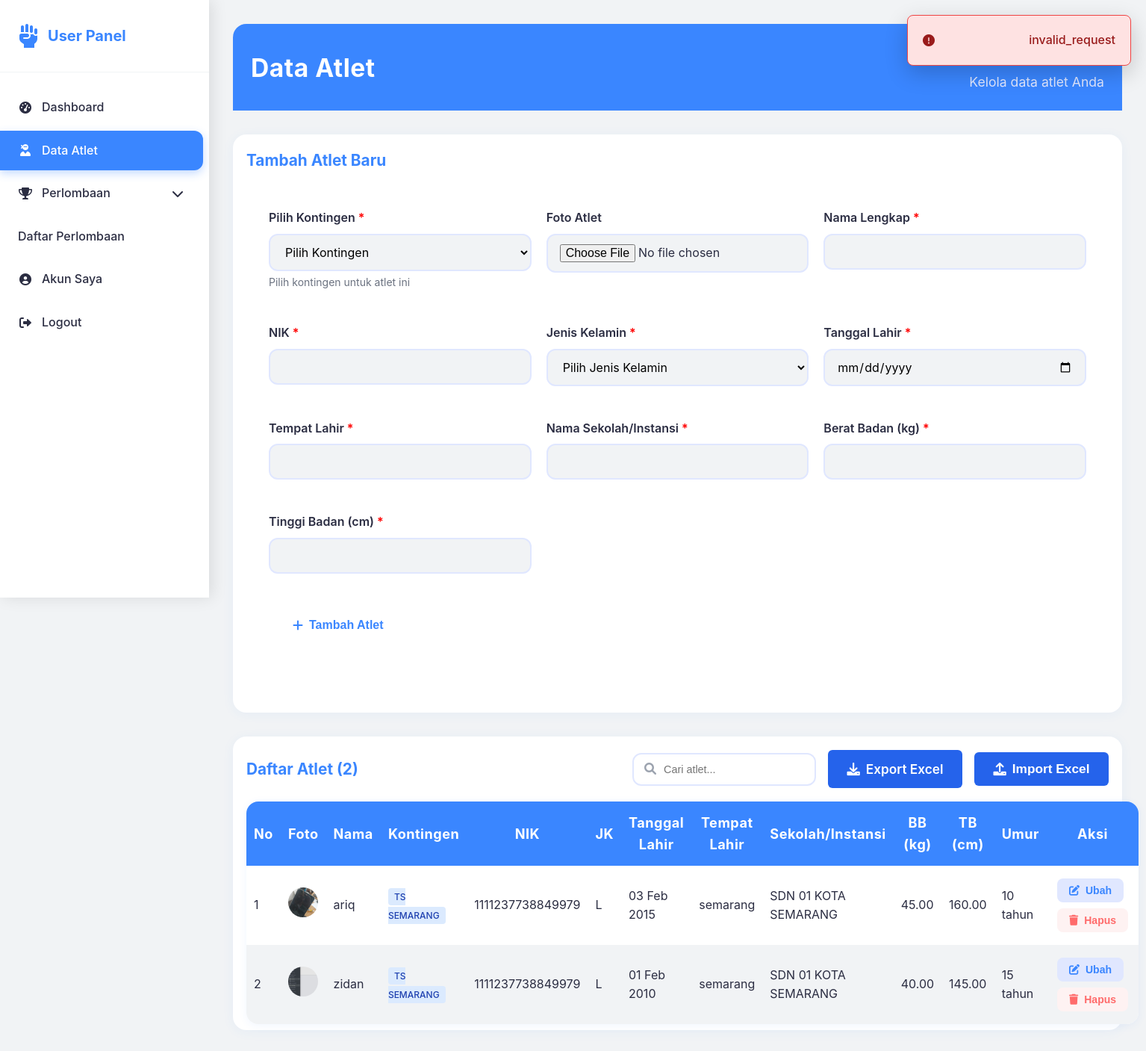
Page /dashboard/user/data-atlet.php?error=invalid_request (signed in) on the committed database.
### tables this page shows
CREATE TABLE `athletes` (
  `id` int NOT NULL,
  `user_id` int DEFAULT NULL,
  `kontingen_id` int DEFAULT NULL,
  `foto` varchar(255) DEFAULT NULL,
  `nama` varchar(100) NOT NULL,
  `nik` varchar(50) DEFAULT NULL,
  `jenis_kelamin` enum('L','P') NOT NULL,
  `tanggal_lahir` date NOT NULL,
  `tempat_lahir` varchar(50) NOT NULL,
  `nama_sekolah` varchar(100) DEFAULT NULL,
  `berat_badan` decimal(5,2) DEFAULT NULL,
  `tinggi_badan` decimal(5,2) DEFAULT NULL,
  `created_at` timestamp NOT NULL DEFAULT CURRENT_TIMESTAMP,
  `updated_at` timestamp NOT NULL DEFAULT CURRENT_TIMESTAMP ON UPDATE CURRENT_TIMESTAMP
);

CREATE TABLE `kontingen` (
  `id` int NOT NULL,
  `user_id` int DEFAULT NULL,
  `nama_kontingen` varchar(100) NOT NULL,
  `provinsi` varchar(50) NOT NULL,
  `kota` varchar(50) NOT NULL,
  `alamat` text,
  `created_at` timestamp NOT NULL DEFAULT CURRENT_TIMESTAMP,
  `updated_at` timestamp NOT NULL DEFAULT CURRENT_TIMESTAMP ON UPDATE CURRENT_TIMESTAMP
);

### dashboard/user/data-atlet.php (the view, shortened to what this page needs)
<?php
require_once '../../config/database.php';
$stmt = $pdo->prepare("SELECT * FROM kontingen WHERE user_id = ? ORDER BY created_at ASC");
$stmt->execute([$_SESSION['user_id']]);
$user_kontingen = $stmt->fetchAll();
$stmt = $pdo->prepare("
    SELECT a.*, k.nama_kontingen
    FROM athletes a
    LEFT JOIN kontingen k ON a.kontingen_id = k.id
    WHERE a.user_id = ?
    ORDER BY a.created_at DESC
");
$stmt->execute([$_SESSION['user_id']]);
$athletes = $stmt->fetchAll();
function calculateAge($birthDate) {
    $today = new DateTime();
    $birth = new DateTime($birthDate);
    return $today->diff($birth)->y;
}
?>
<!DOCTYPE html>
<html lang="id">
<head>
    <link rel="stylesheet" href="../../assets/css/style.css">
    <link href="https://cdnjs.cloudflare.com/ajax/libs/font-awesome/6.0.0/css/all.min.css" rel="stylesheet">
</head>
<body>
    <div class="sidebar">
        <div class="sidebar-header">
            <div class="sidebar-logo">
                <i class="fas fa-fist-raised"></i>
                <span>User Panel</span>
            </div>
        </div>
        <ul class="sidebar-menu">
            <li><a href="index.php"><i class="fas fa-tachometer-alt"></i> Dashboard</a></li>
            <li><a href="data-atlet.php" class="active"><i class="fas fa-user-ninja"></i> Data Atlet</a></li>
            <li>
                <a href="#" onclick="toggleSubmenu(this)">
                    <i class="fas fa-trophy"></i> Perlombaan <i class="fas fa-chevron-down" style="margin-left: auto;"></i>
                </a>
                <ul class="sidebar-submenu">
                    <li><a href="perlombaan.php">Daftar Perlombaan</a></li>
                </ul>
            </li>
            <li><a href="akun-saya.php"><i class="fas fa-user-circle"></i> Akun Saya</a></li>
            <li><a href="../../auth/logout.php"><i class="fas fa-sign-out-alt"></i> Logout</a></li>
        </ul>
    </div>
    <div class="main-content">
        <div class="page-header">
            <h1 class="page-title">Data Atlet</h1>
            <p class="page-subtitle">Kelola data atlet Anda</p>
        </div>
        <?php if (isset($_GET['error'])): ?>
        <div class="alert alert-error" style="margin-bottom: 30px;">
            <i class="fas fa-exclamation-circle"></i>
            <?php echo htmlspecialchars($_GET['error']); ?>
        </div>
        <?php endif; ?>
        <?php if (empty($user_kontingen)): ?>
        <div class="alert alert-warning" style="margin-bottom: 30px;">
            <div style="display: flex; align-items: center; gap: 15px;">
                <i class="fas fa-exclamation-triangle" style="font-size: 2rem; color: #f59e0b;"></i>
                <div>
                    <h3 style="margin: 0; color: #f59e0b;">Belum Ada Kontingen</h3>
                    <p style="margin: 5px 0 0 0;">Anda harus membuat kontingen terlebih dahulu sebelum menambahkan atlet.</p>
                    <a href="kontingen.php" class="btn-primary" style="margin-top: 10px; display: inline-block;">
                        <i class="fas fa-plus"></i> Buat Kontingen
                    </a>
                </div>
            </div>
        </div>
        <?php else: ?>
        <div class="table-container" style="margin-bottom: 30px;">
            <div class="table-header">
                <h2 class="table-title">Tambah Atlet Baru</h2>
            </div>
            <form method="POST" enctype="multipart/form-data" style="padding: 30px;">
                <div style="display: grid; grid-template-columns: repeat(auto-fit, minmax(300px, 1fr)); gap: 20px;">
                    <div class="form-group">
                        <label for="kontingen_id">Pilih Kontingen <span style="color: red;">*</span></label>
                        <select id="kontingen_id" name="kontingen_id" required>
                            <option value="">Pilih Kontingen</option>
                        </select>
                        <small style="color: #6b7280;">Pilih kontingen untuk atlet ini</small>
                    </div>
                    <div class="form-group">
                        <label for="foto">Foto Atlet</label>
                        <input type="file" id="foto" name="foto" accept="image/*" onchange="handleFileUpload(this, 'foto-preview')">
                    </div>
                    <div class="form-group">
                        <label for="nama">Nama Lengkap <span style="color: red;">*</span></label>
                        <input type="text" id="nama" name="nama" required>
                    </div>
                    <div class="form-group">
                        <label for="nik">NIK <span style="color: red;">*</span></label>
                        <input type="text" id="nik" name="nik" required maxlength="16" pattern="[0-9]{16}" title="NIK harus 16 digit angka">
                    </div>
                    <div class="form-group">
                        <label for="jenis_kelamin">Jenis Kelamin <span style="color: red;">*</span></label>
                        <select id="jenis_kelamin" name="jenis_kelamin" required>
                            <option value="">Pilih Jenis Kelamin</option>
                        </select>
                    </div>
                    <div class="form-group">
                        <label for="tanggal_lahir">Tanggal Lahir <span style="color: red;">*</span></label>
                        <input type="date" id="tanggal_lahir" name="tanggal_lahir" required>
                    </div>
                    <div class="form-group">
                        <label for="tempat_lahir">Tempat Lahir <span style="color: red;">*</span></label>
                        <input type="text" id="tempat_lahir" name="tempat_lahir" required>
                    </div>
                    <div class="form-group">
                        <label for="nama_sekolah">Nama Sekolah/Instansi <span style="color: red;">*</span></label>
                        <input type="text" id="nama_sekolah" name="nama_sekolah" required>
                    </div>
                    <div class="form-group">
                        <label for="berat_badan">Berat Badan (kg) <span style="color: red;">*</span></label>
                        <input type="number" id="berat_badan" name="berat_badan" step="0.1" min="1" max="200" required>
                    </div>
                    <div class="form-group">
                        <label for="tinggi_badan">Tinggi Badan (cm) <span style="color: red;">*</span></label>
                        <input type="number" id="tinggi_badan" name="tinggi_badan" step="0.1" min="50" max="250" required>
                    </div>
                </div>
                <div style="margin-top: 20px;">
                    <button type="submit" name="add_athlete" class="btn-primary">
                        <i class="fas fa-plus"></i> Tambah Atlet
                    </button>
                    <button type="reset" class="btn-secondary" style="margin-left: 10px;">
                        <i class="fas fa-undo"></i> Reset Form
                    </button>
                </div>
            </form>
        </div>
        <?php endif; ?>
        <div class="table-container">
            <div class="table-header">
                <h2 class="table-title">Daftar Atlet (<?php echo count($athletes); ?>)</h2>
                <div class="table-actions">
                    <div class="search-box">
                        <input type="text" id="searchAthlete" placeholder="Cari atlet...">
                    </div>
                    <a class="btn-action-xl" href="export-athletes.php" target="_blank">
                        <i class="fas fa-download"></i> Export Excel
                    </a>
                    <button class="btn-action-xl" onclick="showImportModal()">
                        <i class="fas fa-upload"></i> Import Excel
                    </button>
                </div>
            </div>
            <?php if (empty($athletes)): ?>
            <div style="padding: 40px; text-align: center; color: #6b7280;">
                <i class="fas fa-user-ninja" style="font-size: 3rem; margin-bottom: 20px; opacity: 0.3;"></i>
                <h3>Belum Ada Data Atlet</h3>
                <p>Silakan tambahkan data atlet terlebih dahulu.</p>
            </div>
            <?php else: ?>
            <table class="data-table" id="athleteTable">
                <thead>
                    <tr>
                        <th>No</th>
                        <th>Foto</th>
                        <th>Nama</th>
                        <th>Kontingen</th>
                        <th>NIK</th>
                        <th>JK</th>
                        <th>Tanggal Lahir</th>
                        <th>Tempat Lahir</th>
                        <th>Sekolah/Instansi</th>
                        <th>BB (kg)</th>
                        <th>TB (cm)</th>
                        <th>Umur</th>
                        <th>Aksi</th>
                    </tr>
                </thead>
                <tbody>
                    <?php foreach ($athletes as $index => $athlete): ?>
                    <tr data-athlete-id="<?php echo $athlete['id']; ?>" data-foto="<?php echo htmlspecialchars($athlete['foto']); ?>" data-kontingen-id="<?php echo $athlete['kontingen_id']; ?>" data-tanggal-lahir="<?php echo htmlspecialchars($athlete['tanggal_lahir']); ?>">
                        <td><?php echo $index + 1; ?></td>
                        <td>
                            <?php if ($athlete['foto']): ?>
                                <img src="../../uploads/athletes/<?php echo $athlete['foto']; ?>" alt="<?php echo htmlspecialchars($athlete['nama']); ?>" style="width: 40px; height: 40px; border-radius: 50%; object-fit: cover;">
                            <?php else: ?>
                                <div style="width: 40px; height: 40px; border-radius: 50%; background: #e5e7eb; display: flex; align-items: center; justify-content: center;">
                                    <i class="fas fa-user" style="color: #9ca3af;"></i>
                                </div>
                            <?php endif; ?>
                        </td>
                        <td><?php echo htmlspecialchars($athlete['nama']); ?></td>
                        <td>
                            <?php if ($athlete['nama_kontingen']): ?>
                                <span class="badge badge-primary"><?php echo htmlspecialchars($athlete['nama_kontingen']); ?></span>
                            <?php else: ?>
                                <span class="badge badge-warning">Tidak Ada</span>
                            <?php endif; ?>
                        </td>
                        <td><?php echo htmlspecialchars($athlete['nik']); ?></td>
                        <td><?php echo $athlete['jenis_kelamin']; ?></td>
                        <td><?php echo date('d M Y', strtotime($athlete['tanggal_lahir'])); ?></td>
                        <td><?php echo htmlspecialchars($athlete['tempat_lahir']); ?></td>
                        <td><?php echo htmlspecialchars($athlete['nama_sekolah']); ?></td>
                        <td><?php echo $athlete['berat_badan']; ?></td>
                        <td><?php echo $athlete['tinggi_badan']; ?></td>
                        <td><?php echo calculateAge($athlete['tanggal_lahir']); ?> tahun</td>
                        <td>
                            <button class="btn-action btn-edit" onclick="editAthlete(<?php echo $athlete['id']; ?>)"><i class="fas fa-edit"></i> Ubah</button>
                            <button class="btn-action btn-delete" onclick="deleteAthlete(<?php echo $athlete['id']; ?>)"><i class="fas fa-trash"></i> Hapus</button>
                        </td>
                    </tr>
                    <?php endforeach; ?>
                </tbody>
            </table>
            <?php endif; ?>
        </div>
    </div>
</body>
</html>

### dashboard/user/data-atlet.php (style rules this page uses)
.alert { padding: 20px; border-radius: 8px; border: 1px solid; }
.alert-error { background-color: #fee2e2; border-color: #ef4444; color: #991b1b; }
.badge { padding: 4px 8px; border-radius: 4px; font-size: 12px; font-weight: 500; }
.badge-primary { background-color: #dbeafe; color: #1e40af; }
.btn-action-xl { display: inline-flex; align-items: center; gap: 8px; background: #2563eb; color: #fff; border: none; border-radius: 6px; padding: 12px 24px; font-size: 1.08rem; font-weight: 600; cursor: pointer; transition: background 0.2s; text-decoration: none; min-width: 180px; justify-content: center; }

### rows in the picture
athletes: foto (picture), nama "ariq", kontingen.nama_kontingen "TS SEMARANG", nik "1111237738849979", jenis_kelamin "L", tanggal_lahir "03 Feb 2015", tempat_lahir "semarang", nama_sekolah "SDN 01 KOTA SEMARANG", berat_badan "45.00", tinggi_badan "160.00", tanggal_lahir "10"
athletes: foto (picture), nama "zidan", kontingen.nama_kontingen "TS SEMARANG", nik "1111237738849979", jenis_kelamin "L", tanggal_lahir "01 Feb 2010", tempat_lahir "semarang", nama_sekolah "SDN 01 KOTA SEMARANG", berat_badan "40.00", tinggi_badan "145.00", tanggal_lahir "15"

### other values in the picture
$_GET['error'] "invalid_request"
count($athletes) "2"
